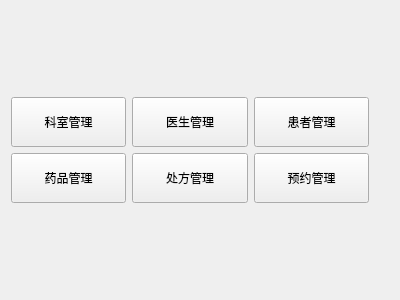
<?xml version="1.0" encoding="UTF-8"?>
<ui version="4.0">
 <class>WelcomeView</class>
 <widget class="QWidget" name="WelcomeView">
  <property name="geometry">
   <rect>
    <x>0</x>
    <y>0</y>
    <width>400</width>
    <height>300</height>
   </rect>
  </property>
  <property name="windowTitle">
   <string>欢迎</string>
  </property>
  <layout class="QGridLayout" name="gridLayout">
   <item row="1" column="0">
    <layout class="QHBoxLayout" name="horizontalLayout">
     <item>
      <widget class="QPushButton" name="btnDepartment">
       <property name="minimumSize">
        <size>
         <width>0</width>
         <height>50</height>
        </size>
       </property>
       <property name="text">
        <string>科室管理</string>
       </property>
      </widget>
     </item>
     <item>
      <widget class="QPushButton" name="btnDoctor">
       <property name="minimumSize">
        <size>
         <width>0</width>
         <height>50</height>
        </size>
       </property>
       <property name="text">
        <string>医生管理</string>
       </property>
      </widget>
     </item>
     <item>
      <widget class="QPushButton" name="btnPatient">
       <property name="minimumSize">
        <size>
         <width>0</width>
         <height>50</height>
        </size>
       </property>
       <property name="text">
        <string>患者管理</string>
       </property>
      </widget>
     </item>
    </layout>
   </item>
   <item row="3" column="1">
    <spacer name="verticalSpacer_2">
     <property name="orientation">
      <enum>Qt::Orientation::Vertical</enum>
     </property>
     <property name="sizeHint" stdset="0">
      <size>
       <width>20</width>
       <height>100</height>
      </size>
     </property>
    </spacer>
   </item>
   <item row="2" column="0">
    <layout class="QHBoxLayout" name="horizontalLayout_2">
     <item>
      <widget class="QPushButton" name="btnMedicine">
       <property name="minimumSize">
        <size>
         <width>0</width>
         <height>50</height>
        </size>
       </property>
       <property name="text">
        <string>药品管理</string>
       </property>
      </widget>
     </item>
     <item>
      <widget class="QPushButton" name="btnPrescription">
       <property name="minimumSize">
        <size>
         <width>0</width>
         <height>50</height>
        </size>
       </property>
       <property name="text">
        <string>处方管理</string>
       </property>
      </widget>
     </item>
     <item>
      <widget class="QPushButton" name="pushButton_3">
       <property name="minimumSize">
        <size>
         <width>0</width>
         <height>50</height>
        </size>
       </property>
       <property name="text">
        <string>预约管理</string>
       </property>
      </widget>
     </item>
    </layout>
   </item>
   <item row="0" column="1">
    <spacer name="verticalSpacer">
     <property name="orientation">
      <enum>Qt::Orientation::Vertical</enum>
     </property>
     <property name="sizeHint" stdset="0">
      <size>
       <width>20</width>
       <height>100</height>
      </size>
     </property>
    </spacer>
   </item>
  </layout>
 </widget>
 <resources/>
 <connections/>
</ui>
